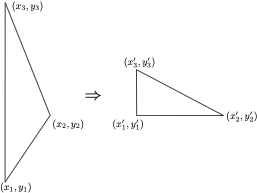
#> input picture PA2_Python/images/affine.png, 257 x 193 px, given in place of lena_color.png, which was not available
$ jupyter execute PA2taskITMO.ipynb   (text cells are left out)
#> lines starting #> are read from the running program, lines starting #| are printed output that depends on the picture; after the words box and inside, x2 and y2 are one past the last pixel; in counts of white or black regions, pixels touching at a corner belong together; pictures that were not available may be replaced by others from this repository, and a replacement may not be noted
[cell 1]
# Import OpenCV library both as cv and cv2
import cv2
import cv2 as cv
# Import math for trigonometric functions
import math
# Import NumPy library both as np and numpy
import numpy
import numpy as np
# Import sys for general constants
import sys

[cell 2]
from pa_utils import ShowImages

[cell 3]
# Read an image from file in BGR
fn = "images/lena_color.png"
I = cv.imread(fn, cv.IMREAD_COLOR)
#> I is the input picture: shape (193, 257, 3); min 0, max 255, mean 251
if not isinstance(I, np.ndarray) or I.data == None:
  print("Error reading file \"{}\"".format(fn))
else:
  # Display it
  ShowImages([("Source image", I)])
#> (this line was passed over: pa_utils is not available in this run)

[cell 4]
# Create transformation matrix and call cv.warpAffine
shift_x, shift_y = (50, 100)
T = np.float32([[1, 0, shift_x],
                [0, 1, shift_y]])
Ishift = cv.warpAffine(I, T, I.shape[0:2])
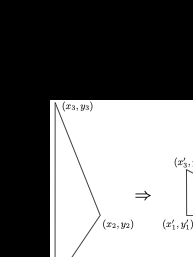
#> Ishift: shape (257, 193, 3); min 0, max 255, mean 112.9

# Display it
ShowImages([("Source image", I),
            ("Image shift", Ishift)])
#> (this line was passed over: pa_utils is not available in this run)

[cell 5]
# Create transformation matrix and call cv.warpAffine
shift_x, shift_y = (50, 100)
T = np.float32([[1, 0, shift_x],
                [0, 1, shift_y]])
Ishift2 = cv.warpAffine(I, T, (I.shape[1] + shift_x, I.shape[0] + shift_y))
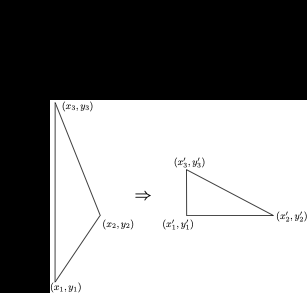
#> Ishift2: shape (293, 307, 3); min 0, max 255, mean 138.4

# Display it
ShowImages([("Source image", I),
            ("Image shift", Ishift2)])
#> (this line was passed over: pa_utils is not available in this run)

[cell 6]
# TODO Place your solution for part 1 here
# Create a matrix for shift
# Calculate the transformed image resolution
# Apply the transformation with cv2.warpAffine() function
# Display the result
Ishift3 = np.zeros_like(I)

[cell 7]
# Flip around Ox
T = np.float32([[1, 0, 0],
                [0, -1, 0]])
Iflip_y = cv.warpAffine(I, T, I.shape[:2][::-1])
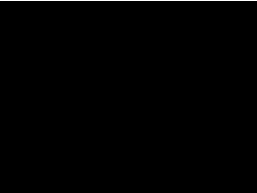
#> Iflip_y: shape (193, 257, 3); 0.52% white in thin lines or dots, all inside (x1, y1, x2, y2) = (0, 0, 257, 1)

# Display it
ShowImages([("Source image", I),
            ("Image flip Y", Iflip_y)])
#> (this line was passed over: pa_utils is not available in this run)

[cell 8]
# Flip around Ox
T = np.float32([[1, 0, 0],
                [0, -1, I.shape[0] - 1]])
#> T = [[1, 0, 0], [0, -1, 192]]
Iflip_y_2 = cv.warpAffine(I, T, I.shape[:2][::-1])
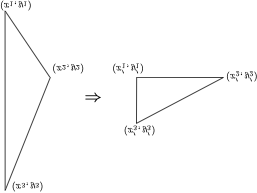
#> Iflip_y_2: shape (193, 257, 3); min 0, max 255, mean 251

# Display it
ShowImages([("Source image", I),
            ("Correct image flip Y", Iflip_y_2)], 2)
#> (this line was passed over: pa_utils is not available in this run)

[cell 9]
# Flip around Ox
Iflip_y_ocv = cv.flip(I, 0)

# Display it
ShowImages([("Source image", I),
            ("Built-in image flip Y", Iflip_y_ocv)], 2)
#> (this line was passed over: pa_utils is not available in this run)

[cell 10]
# TODO Place your solution for part 1 here
# Create a matrix for flip (either one matrix for single flip or two matrices for flip around Ox and around Oy)
# Apply the transformation with cv2.warpAffine() function
# Display the result
Iflip_xy = np.zeros_like(I)

[cell 11]
# TODO Place your solution for part 2 here
# Flip the image with cv2.flip() function
# Display the result
Iflip_xy_ocv = np.zeros_like(I)

[cell 12]
# Image scale
scale = (0.5, 0.5)
T = np.float32([[scale[0], 0, 0],
                [0, scale[1], 0]])
Iscale = cv.warpAffine(I, T, (int(I.shape[1] * scale[0]), int(I.shape[0] * scale[1])))
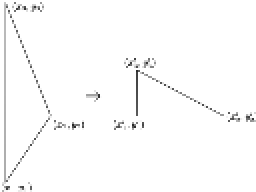
#> Iscale: shape (96, 128, 3) (shown 2 times larger); min 41, max 255, mean 251.3

# Display it (here we have to show axes to see the image resize results)
ShowImages([("Source image", I),
            ("Image scale", Iscale)], 2, hide_axes = False)
#> (this line was passed over: pa_utils is not available in this run)

$ run again, on PA2_Python/images/distortions.png
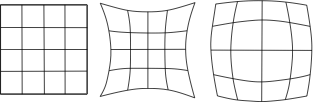
#> input picture PA2_Python/images/distortions.png, 313 x 102 px, given in place of lena_color.png, which was not available
#> I is the input picture: shape (102, 313, 3); min 20, max 255, mean 238.1
#> `Iflip_y = cv.warpAffine(I, T, I.shape[:2][::-1])`:
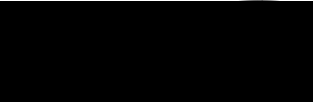
#> Iflip_y: shape (102, 313, 3); min 0, max 255, mean 2.4
#> `Iscale = cv.warpAffine(I, T, (int(I.shape[1] * scale[0]), int(I.shape[..`:
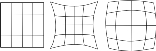
#> Iscale: shape (51, 156, 3); min 29, max 255, mean 238.3

$ run again, on PA2_Python/images/nonlinear.png
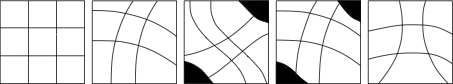
#> input picture PA2_Python/images/nonlinear.png, 453 x 84 px, given in place of lena_color.png, which was not available
#> I is the input picture: shape (84, 453, 3); min 0, max 255, mean 228.4
#> `Iflip_y = cv.warpAffine(I, T, I.shape[:2][::-1])`:
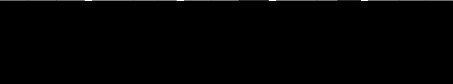
#> Iflip_y: shape (84, 453, 3); min 0, max 255, mean 1.4
#> `Iscale = cv.warpAffine(I, T, (int(I.shape[1] * scale[0]), int(I.shape[..`:
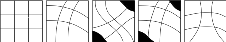
#> Iscale: shape (42, 226, 3); min 0, max 255, mean 226.6
